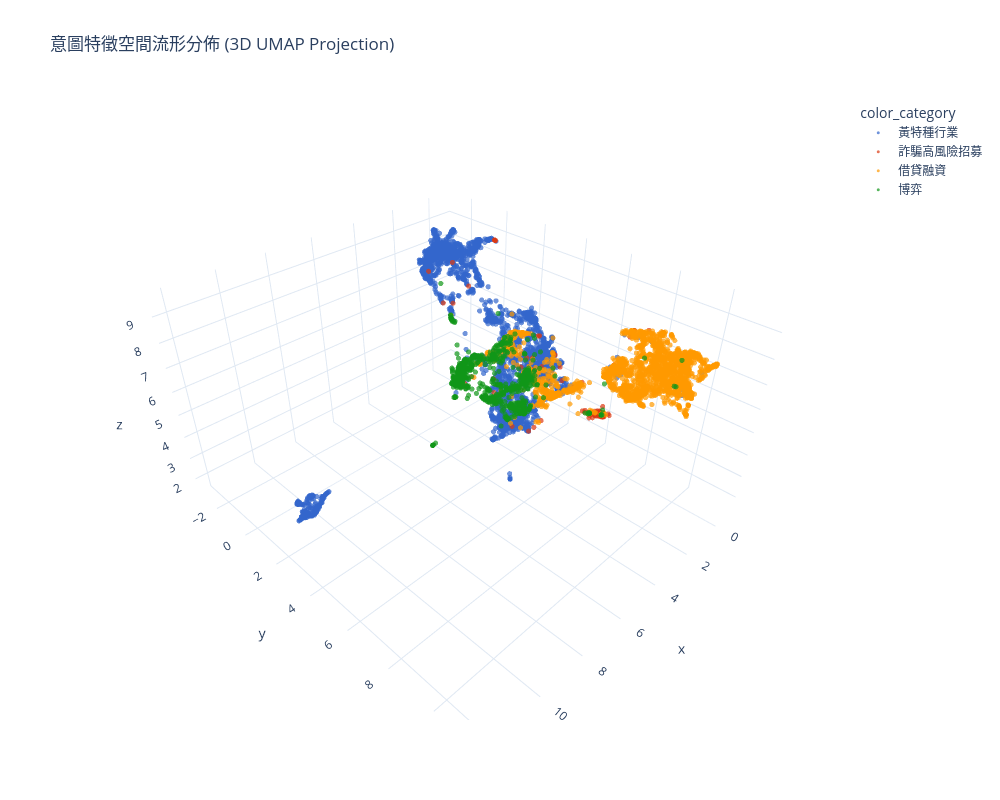

Write notebook code for a chart like this one.
### Code cell
import umap
import plotly.express as px

print("正在進行 UMAP 降維... (約需 10~30 秒)")

# 使用 UMAP 將向量降至  維
# n_neighbors 決定關注局部還是全域結構，15 是個好起點
reducer = umap.UMAP(n_components=3, n_neighbors=15, min_dist=0.1, random_state=42, metric='cosine')
embeddings_2d = reducer.fit_transform(embeddings)

# 將座標合併回 DataFrame
df_candidates['x'] = embeddings_2d[:, 0]
df_candidates['y'] = embeddings_2d[:, 1]
df_candidates['z'] = embeddings_2d[:, 2] # 3d

# 決定該點顯示的顏色分類 (依據第一階段的標籤)
def get_color_category(row):
    if row.get('matched_loan', False): return '借貸融資'
    if row.get('matched_porn', False): return '黃特種行業'
    if row.get('matched_gambling', False): return '博弈'
    if row.get('matched_scam_recruitment', False): return '詐騙高風險招募'
    return '多重觸發'

df_candidates['color_category'] = df_candidates.apply(get_color_category, axis=1)

# 繪製 Plotly 互動式散佈圖
fig = px.scatter_3d(
    df_candidates, 
    x='x', y='y', z='z',
    color='color_category',
    hover_data=['name'], 
    title='意圖特徵空間流形分佈 (3D UMAP Projection)',
    opacity=0.7,
    color_discrete_sequence=px.colors.qualitative.G10,
    width=1000, height=800 # 3D 圖建議稍微調大一點以便觀察
)

fig.update_traces(marker=dict(size=3))

# 隱藏座標軸數字 (因為 UMAP 的絕對座標沒有意義，相對距離才有意義)
fig.update_xaxes(showticklabels=False, title='')
fig.update_yaxes(showticklabels=False, title='')
fig.update_layout(width=1000, height=800, template="plotly_white")

fig.show()

### Figure 1 — Plotly figure (JSON) as saved in the notebook; plotly's stock layout.template omitted (floating-point values rounded to 4 significant figures; data arrays with more than 128 entries replaced by an {"elided": "..."} marker saying what was removed)
{"data": [{"customdata": {"elided": "3182x1 str values"}, "hovertemplate": "color_category=黃特種行業<br>x=%{x}<br>y=%{y}<br>z=%{z}<br>name=%{customdata[0]}<extra></extra>", "legendgroup": "黃特種行業", "marker": {"color": "#3366CC", "opacity": 0.7, "size": 3, "symbol": "circle"}, "mode": "markers", "name": "黃特種行業", "scene": "scene", "showlegend": true, "type": "scatter3d", "x": {"elided": "3182 float values"}, "y": {"elided": "3182 float values"}, "z": {"elided": "3182 float values"}}, {"customdata": {"elided": "163x1 str values"}, "hovertemplate": "color_category=詐騙高風險招募<br>x=%{x}<br>y=%{y}<br>z=%{z}<br>name=%{customdata[0]}<extra></extra>", "legendgroup": "詐騙高風險招募", "marker": {"color": "#DC3912", "opacity": 0.7, "size": 3, "symbol": "circle"}, "mode": "markers", "name": "詐騙高風險招募", "scene": "scene", "showlegend": true, "type": "scatter3d", "x": {"elided": "163 float values"}, "y": {"elided": "163 float values"}, "z": {"elided": "163 float values"}}, {"customdata": {"elided": "2100x1 str values"}, "hovertemplate": "color_category=借貸融資<br>x=%{x}<br>y=%{y}<br>z=%{z}<br>name=%{customdata[0]}<extra></extra>", "legendgroup": "借貸融資", "marker": {"color": "#FF9900", "opacity": 0.7, "size": 3, "symbol": "circle"}, "mode": "markers", "name": "借貸融資", "scene": "scene", "showlegend": true, "type": "scatter3d", "x": {"elided": "2100 float values"}, "y": {"elided": "2100 float values"}, "z": {"elided": "2100 float values"}}, {"customdata": {"elided": "860x1 str values"}, "hovertemplate": "color_category=博弈<br>x=%{x}<br>y=%{y}<br>z=%{z}<br>name=%{customdata[0]}<extra></extra>", "legendgroup": "博弈", "marker": {"color": "#109618", "opacity": 0.7, "size": 3, "symbol": "circle"}, "mode": "markers", "name": "博弈", "scene": "scene", "showlegend": true, "type": "scatter3d", "x": {"elided": "860 float values"}, "y": {"elided": "860 float values"}, "z": {"elided": "860 float values"}}], "layout": {"height": 800, "legend": {"title": {"text": "color_category"}, "tracegroupgap": 0}, "scene": {"domain": {"x": [0, 1], "y": [0, 1]}, "xaxis": {"title": {"text": "x"}}, "yaxis": {"title": {"text": "y"}}, "zaxis": {"title": {"text": "z"}}}, "title": {"text": "意圖特徵空間流形分佈 (3D UMAP Projection)"}, "width": 1000, "xaxis": {"showticklabels": false, "title": {"text": ""}}, "yaxis": {"showticklabels": false, "title": {"text": ""}}}}
